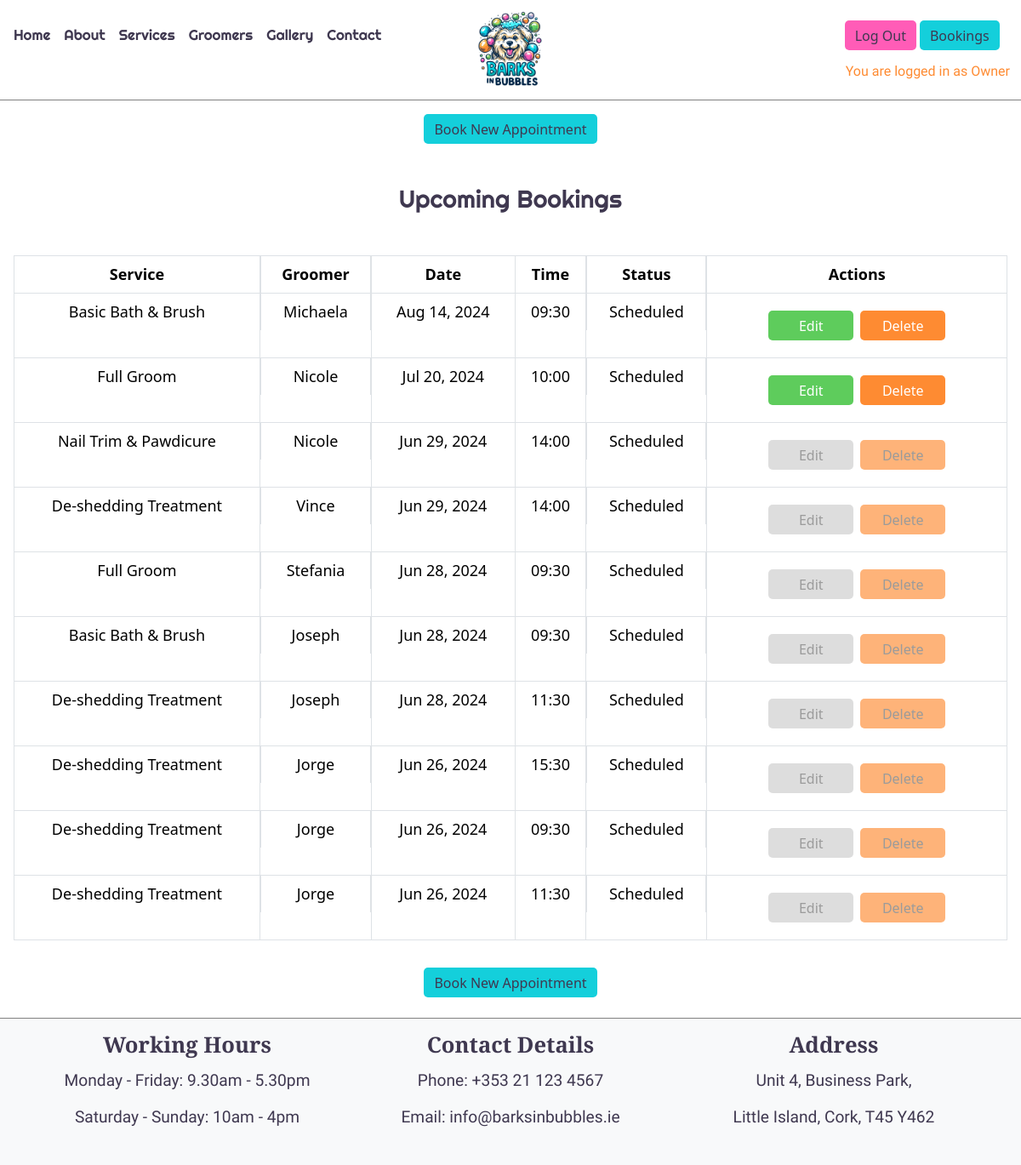
The app's page /appointment/my-appointments/ (signed in), older data.
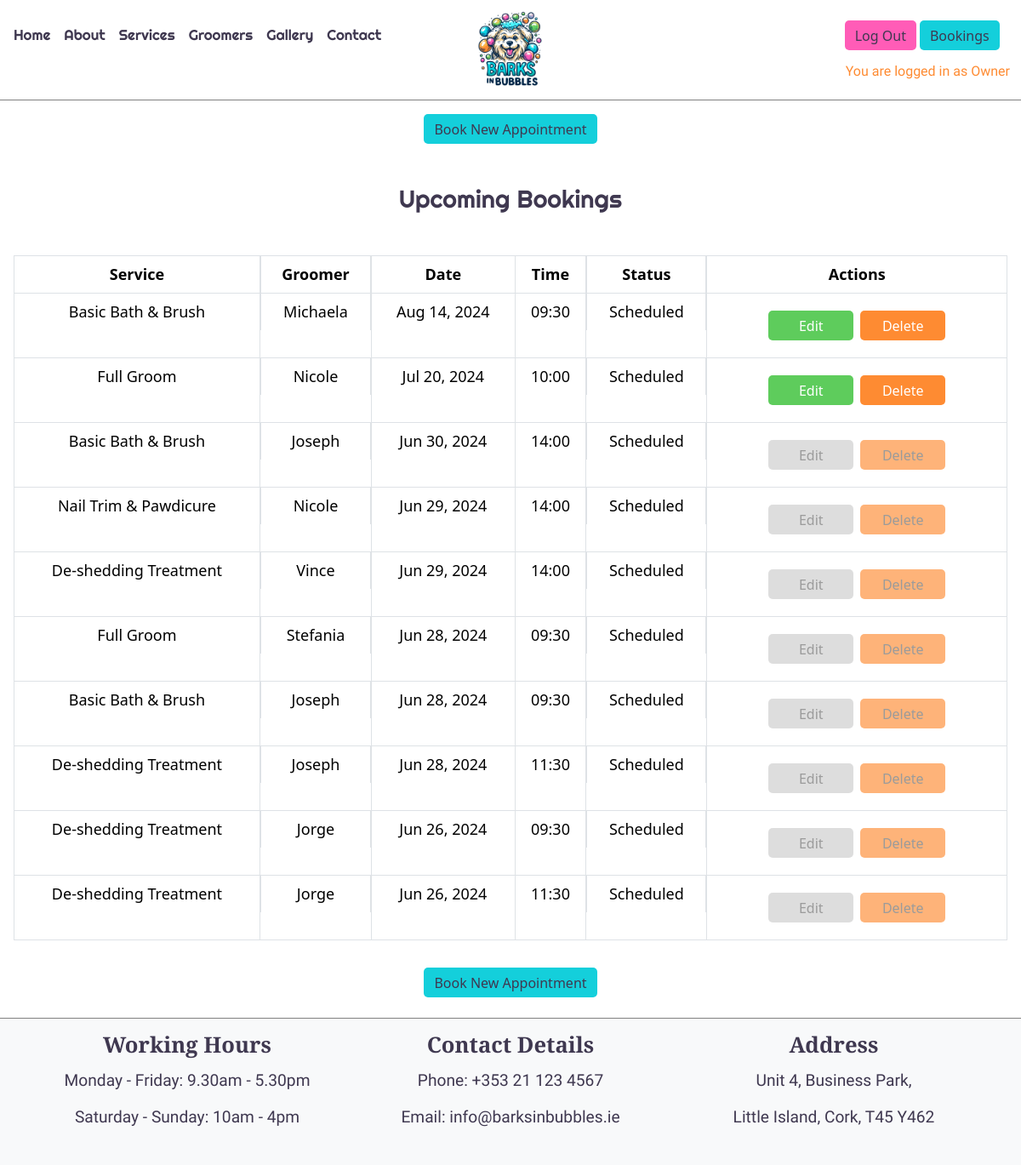
The same page, newer data.
### appointment/models.py (models this page shows, shortened)
class Appointment(models.Model):
    STATUS_CHOICES = [
        ('scheduled', 'Scheduled'),
        ('completed', 'Completed'),
        ('cancelled', 'Cancelled'),
    ]
    user = models.ForeignKey(User, on_delete=models.CASCADE)
    service = models.ForeignKey(Services, on_delete=models.CASCADE)
    groomer = models.ForeignKey(Groomers, on_delete=models.CASCADE)
    date = models.DateField(default=timezone.now)
    time = models.TimeField(default=time(9, 0))
    status = models.CharField(max_length=10,
                              choices=STATUS_CHOICES, default='scheduled')
    created_at = models.DateTimeField(auto_now_add=True)

### home/models.py (models this page shows, shortened)
class Services(models.Model):
    id = models.AutoField(primary_key=True)
    service_image = CloudinaryField('image', default='placeholder')
    name = models.CharField(max_length=200)
    description = models.TextField()
    price = models.DecimalField(max_digits=10, decimal_places=2)
    duration = models.DurationField()
    created_at = models.DateTimeField()
    position = models.PositiveIntegerField(default=0)
    class Meta:
        verbose_name_plural = "Services"
        ordering = ['position']
    """
    Convert duration (timedelta) to a string
    formatted as 'Xh Ym' representing hours and minutes.
    Source: https://stackoverflow.com/questions/2119472/
    convert-a-timedelta-to-days-hours-and-minutes
    """

### groomers/models.py (models this page shows, shortened)
class Groomers(models.Model):
    id = models.AutoField(primary_key=True)
    groomer_image = CloudinaryField('image', default='placeholder')
    name = models.CharField(max_length=200)
    description = models.TextField()
    updated_on = models.DateTimeField(auto_now=True)
    class Meta:
        verbose_name_plural = "Groomers"

### appointment/views.py (the view)
# urls.py: path('my-appointments/', my_appointments, name='my_appointments'),
def my_appointments(request):
    if request.user.is_authenticated:
        appointments = (
            Appointment.objects.filter(user=request.user).order_by('-date')
            )
        now = timezone.now()
        for appointment in appointments:
            appointment_datetime = datetime.datetime.combine(appointment.date, datetime.time())
            appointment_datetime = timezone.make_aware(appointment_datetime, timezone.get_current_timezone())
            appointment.can_edit_delete = (appointment_datetime - now).total_seconds() > 24 * 3600
        return render(request,
                      "appointment/my_appointments.html",
                      {'appointments': appointments})
    else:
        return redirect(reverse('account_login'))

### appointment/templates/appointment/my_appointments.html (shortened to what this page needs)
{% extends 'base.html' %}
{% load static %}
{% block content %}
    <div class="row justify-content-center mx-1">
        <div class="col-12">
            {% if user.is_authenticated and appointments %}
            <div class="d-flex flex-column align-items-center">
                <a href="{% url 'appointment' %}" class="btn btn-book mt-3 w-45">Book New Appointment</a>
            </div>
            <h1 class="text-center my-5">Upcoming Bookings</h1>
            <table class="table table-bordered text-center">
                <thead>
                    <tr>
                        <th>Service</th>
                        <th class="d-none d-lg-block">Groomer</th>
                        <th>Date</th>
                        <th>Time</th>
                        <th class="d-none d-lg-block">Status</th>
                        <th>Actions</th>
                    </tr>
                </thead>
                <tbody>
                    {% for appointment in appointments %} <tr>
                        <td>{{ appointment.service.name }}</td>
                        <td class="d-none d-lg-block">{{ appointment.groomer.name }}</td>
                        <td>{{ appointment.date|date:"M d, Y" }}</td>
                        <td>{{ appointment.time|time:"H:i" }}</td>
                        <td class="d-none d-lg-block">{{ appointment.get_status_display }}</td>
                        <td>
                            <div class="d-flex flex-column flex-md-row justify-content-center my-md-2 mx-3">
                                {% if appointment.can_edit_delete %}
                                <button class="btn btn-edit m-1" data-appointment-id="{{ appointment.id }}">Edit</button>
                                <button class="btn btn-delete m-1" data-appointment-id="{{ appointment.id }}">Delete</button>
                                {% else %}
                                <button class="btn btn-edit m-1" disabled>Edit</button>
                                <button class="btn btn-delete m-1" disabled>Delete</button>
                                {% endif %}
                            </div>
                        </td>
                    </tr>
                    {% endfor %}
                </tbody>
            </table>
            <div class="d-flex flex-column align-items-center">
                <a href="{% url 'appointment' %}" class="btn btn-book mt-3 w-45 mb-4">Book New Appointment</a>
            </div>
            {% endif %}
        </div>
    </div>
{% endblock %}

Row changes from the older to the newer data that the page shows:
removed Appointment: service.name "De-shedding Treatment", groomer.name "Jorge", date "Jun 26, 2024", time "15:30", status "Scheduled", shows "Edit"
added Appointment: service.name "Basic Bath & Brush", groomer.name "Joseph", date "Jun 30, 2024", time "14:00", status "Scheduled", shows "Edit"
